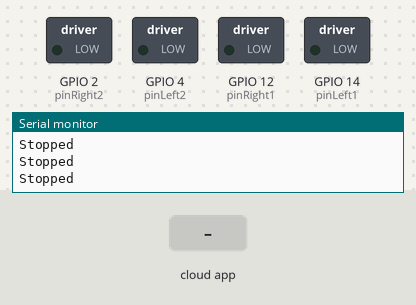
Bench run of a sketch on a simulated ESP8266 (NodeMCU). On the bench: switched loads named in the sketch (green lamp = pin HIGH), the last lines printed to the serial monitor. The test bench sets the inputs (shaded band). WiFi joins after 1.5 s; servers stay silent unless stated; the Firebase database answers and starts empty.

Above: at 2.7 s.
2.8 s: the phone or cloud app sets data to 1
At 3.7 s:
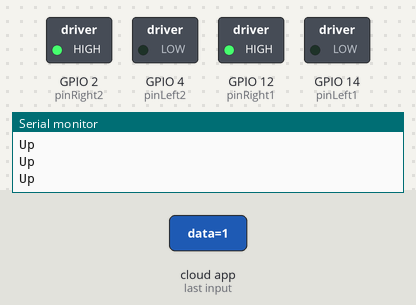
4.4 s: the phone or cloud app sets data to 0
At 5.0 s:
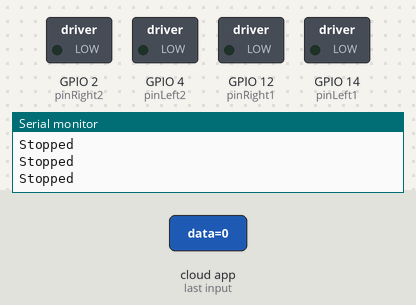
Timing chart, 0 to 7.4 s (numbered marks = the images above; inputs shaded):
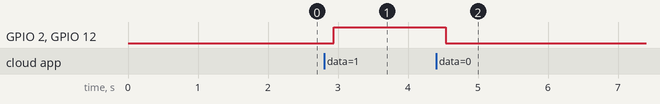

The sketch:

Robot_FireBase.ino
```cpp
#include <ESP8266WiFi.h>
#include <FirebaseArduino.h>

// Set these to run example.
#define FIREBASE_HOST "iffr-cf346.firebaseio.com" // firebase link
#define FIREBASE_AUTH "" // firebase password or secret
#define WIFI_SSID "LINKDSL-Salah" // wifi name
#define WIFI_PASSWORD "" // password
//, down , right , left , stopped ;
int data = 0;
//////////////////////////  Motor 1 :
const int pinRight1 = 12;//  Pin Right 1
const int pinLeft1 = 14; // pin Left 1

//////////////////////////  Motor  :
const int pinRight2 =2;//  Pin Right 2
const int pinLeft2 = 4;// pin Left 2

void setup() {
  Serial.begin(9600);

  // connect to wifi.
  WiFi.begin(WIFI_SSID, WIFI_PASSWORD);
  Serial.print("connecting");
  while (WiFi.status() != WL_CONNECTED) {
    Serial.print(".");
    delay(500);
  }
  Serial.println();
  Serial.print("connected: ");
  Serial.println(WiFi.localIP());

 /* down = false ;
  right = false ;
  left = false ;
  stopped = true;*/

  pinMode(pinRight1,OUTPUT);
  pinMode(pinLeft1,OUTPUT);
  pinMode(pinRight2,OUTPUT);
  pinMode(pinLeft2,OUTPUT);

  Firebase.begin(FIREBASE_HOST, FIREBASE_AUTH);
}


void loop() {
  // get value
 data = Firebase.getInt("data");
  // handle error
  if (Firebase.failed()) {
      Serial.print("getting data failed:");
      Serial.println(Firebase.error());
      return;
  }
  delay(5);
 if(data == 0 )
 {
  analogWrite(pinRight1,0);
  analogWrite(pinLeft1,0);
  analogWrite(pinRight2,0);
  analogWrite (pinLeft2,0);
  Serial.println("Stopped");

  }
  else
  {
    if(data == 1)
    {
      analogWrite(pinRight1,750); // speed from 0 to 1023 and I choose 750 as average
      analogWrite(pinLeft1,0);
      analogWrite(pinRight2,750);
      analogWrite(pinLeft2,0);
      Serial.println("Up");

      }
    if(data == 2)
    {
      analogWrite(pinRight1,0);
      analogWrite(pinLeft1,750);
      analogWrite(pinRight2,0);
      analogWrite(pinLeft2,750);
      Serial.println("Down");
      }
    if(data == 3 )
    {
      analogWrite(pinRight1,0);
      analogWrite(pinLeft1,750);
      analogWrite(pinRight2,750);
      analogWrite(pinLeft2,0);
      Serial.println("Right");
      }
    if(data == 4 )
    {
      analogWrite(pinRight1,750);
      analogWrite(pinLeft1,0);
      analogWrite(pinRight2,0);
      analogWrite(pinLeft2,750);
      Serial.println("Left");
      }

    }

    delay(5);
}
```

Measured:
- after the input at 2.8 s, GPIO 2 (pinRight2), GPIO 12 (pinRight1): LOW → HIGH after 0.14 s
- after the input at 4.4 s, GPIO 2 (pinRight2), GPIO 12 (pinRight1): HIGH → LOW after 0.14 s
